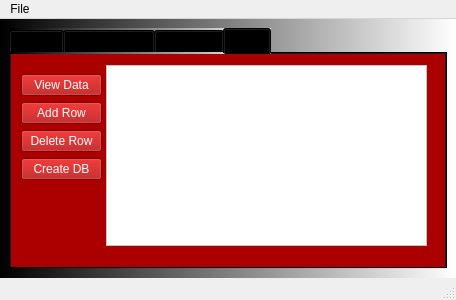
<?xml version="1.0" encoding="UTF-8"?>
<ui version="4.0">
 <class>MainWindow</class>
 <widget class="QMainWindow" name="MainWindow">
  <property name="geometry">
   <rect>
    <x>0</x>
    <y>0</y>
    <width>456</width>
    <height>300</height>
   </rect>
  </property>
  <property name="windowTitle">
   <string>MainWindow</string>
  </property>
  <widget class="QWidget" name="centralwidget">
   <property name="styleSheet">
    <string notr="true">background-color: qlineargradient(spread:pad, x1:0, y1:0, x2:1, y2:0, stop:0 rgba(0, 0, 0, 255), stop:1 rgba(255, 255, 255, 255));</string>
   </property>
   <layout class="QVBoxLayout" name="verticalLayout">
    <item>
     <widget class="QTabWidget" name="tabWidget">
      <property name="styleSheet">
       <string notr="true">background-color: qlineargradient(spread:pad, x1:0, y1:0, x2:1, y2:0, stop:0 rgba(0, 0, 0, 255), stop:1 rgba(255, 255, 255, 255));


QPushButton{
color: rgb(255, 255, 255);
}</string>
      </property>
      <property name="currentIndex">
       <number>3</number>
      </property>
      <widget class="QWidget" name="tab">
       <property name="styleSheet">
        <string notr="true">QWidget{
background-color: rgb(0, 0, 255);
}

QPushButton{
background-color: rgb(255, 255, 255);
}

QPushButton#pushButton_set_label{
background-color: rgb(255, 0, 255);
}
</string>
       </property>
       <attribute name="title">
        <string>Label</string>
       </attribute>
       <widget class="QWidget" name="verticalLayoutWidget">
        <property name="geometry">
         <rect>
          <x>10</x>
          <y>0</y>
          <width>411</width>
          <height>201</height>
         </rect>
        </property>
        <layout class="QVBoxLayout" name="verticalLayout_2">
         <item>
          <widget class="QLabel" name="label">
           <property name="font">
            <font>
             <pointsize>18</pointsize>
            </font>
           </property>
           <property name="text">
            <string>TextLabel</string>
           </property>
           <property name="alignment">
            <set>Qt::AlignCenter</set>
           </property>
          </widget>
         </item>
         <item>
          <layout class="QHBoxLayout" name="horizontalLayout">
           <item>
            <widget class="QPushButton" name="pushButton_clear">
             <property name="text">
              <string>Clear label</string>
             </property>
            </widget>
           </item>
           <item>
            <widget class="QPushButton" name="pushButton_set_label">
             <property name="text">
              <string>Set label</string>
             </property>
            </widget>
           </item>
          </layout>
         </item>
        </layout>
       </widget>
      </widget>
      <widget class="QWidget" name="tab_2">
       <property name="autoFillBackground">
        <bool>false</bool>
       </property>
       <attribute name="title">
        <string>Conversions</string>
       </attribute>
       <widget class="QPushButton" name="pushButton_convert">
        <property name="geometry">
         <rect>
          <x>350</x>
          <y>180</y>
          <width>75</width>
          <height>23</height>
         </rect>
        </property>
        <property name="styleSheet">
         <string notr="true">background-color: rgb(0, 170, 255);</string>
        </property>
        <property name="text">
         <string>Convert</string>
        </property>
       </widget>
       <widget class="QGroupBox" name="groupBox">
        <property name="geometry">
         <rect>
          <x>10</x>
          <y>100</y>
          <width>321</width>
          <height>101</height>
         </rect>
        </property>
        <property name="styleSheet">
         <string notr="true">background-color: rgb(255, 255, 255);</string>
        </property>
        <property name="title">
         <string>UI and PY conversions</string>
        </property>
        <widget class="QWidget" name="horizontalLayoutWidget">
         <property name="geometry">
          <rect>
           <x>0</x>
           <y>50</y>
           <width>321</width>
           <height>51</height>
          </rect>
         </property>
         <layout class="QHBoxLayout" name="horizontalLayout_2">
          <item>
           <widget class="QLabel" name="label_convert">
            <property name="text">
             <string>&lt;click radio button&gt;</string>
            </property>
           </widget>
          </item>
          <item>
           <widget class="QLineEdit" name="lineEdit"/>
          </item>
          <item>
           <widget class="QToolButton" name="toolButton">
            <property name="text">
             <string>...</string>
            </property>
           </widget>
          </item>
         </layout>
        </widget>
        <widget class="QRadioButton" name="radioButton_ui">
         <property name="geometry">
          <rect>
           <x>10</x>
           <y>20</y>
           <width>82</width>
           <height>17</height>
          </rect>
         </property>
         <property name="text">
          <string>UI to PY</string>
         </property>
        </widget>
        <widget class="QRadioButton" name="radioButton_exe">
         <property name="geometry">
          <rect>
           <x>120</x>
           <y>20</y>
           <width>82</width>
           <height>17</height>
          </rect>
         </property>
         <property name="text">
          <string>PY to EXE</string>
         </property>
        </widget>
       </widget>
      </widget>
      <widget class="QWidget" name="tab_3_network">
       <property name="styleSheet">
        <string notr="true"/>
       </property>
       <attribute name="title">
        <string>Network</string>
       </attribute>
       <widget class="QGroupBox" name="groupBox_2_client1">
        <property name="geometry">
         <rect>
          <x>10</x>
          <y>10</y>
          <width>121</width>
          <height>191</height>
         </rect>
        </property>
        <property name="styleSheet">
         <string notr="true">background-color: rgb(255, 255, 255);</string>
        </property>
        <property name="title">
         <string>TCP Client</string>
        </property>
        <widget class="QWidget" name="verticalLayoutWidget_2">
         <property name="geometry">
          <rect>
           <x>10</x>
           <y>19</y>
           <width>101</width>
           <height>161</height>
          </rect>
         </property>
         <layout class="QVBoxLayout" name="verticalLayout_4">
          <item>
           <widget class="QTextEdit" name="textEdit_client1"/>
          </item>
          <item>
           <widget class="QLineEdit" name="lineEdit_client1"/>
          </item>
          <item>
           <widget class="QPushButton" name="pushButton_client1_send">
            <property name="styleSheet">
             <string notr="true">background-color: rgb(255, 0, 0);
color: rgb(255, 255, 255);
</string>
            </property>
            <property name="text">
             <string>Connect to Server</string>
            </property>
           </widget>
          </item>
         </layout>
        </widget>
       </widget>
       <widget class="QGroupBox" name="groupBox_3_client2">
        <property name="geometry">
         <rect>
          <x>140</x>
          <y>10</y>
          <width>121</width>
          <height>191</height>
         </rect>
        </property>
        <property name="styleSheet">
         <string notr="true">background-color: rgb(255, 255, 255);</string>
        </property>
        <property name="title">
         <string>TCP Client</string>
        </property>
        <widget class="QWidget" name="verticalLayoutWidget_3">
         <property name="geometry">
          <rect>
           <x>10</x>
           <y>19</y>
           <width>101</width>
           <height>161</height>
          </rect>
         </property>
         <layout class="QVBoxLayout" name="verticalLayout_5">
          <item>
           <widget class="QTextEdit" name="textEdit_client2"/>
          </item>
          <item>
           <widget class="QLineEdit" name="lineEdit_client2"/>
          </item>
          <item>
           <widget class="QPushButton" name="pushButton_client2_send">
            <property name="styleSheet">
             <string notr="true">background-color: rgb(0, 0, 255);
color: rgb(255, 255, 255);</string>
            </property>
            <property name="text">
             <string>Connect to Server</string>
            </property>
           </widget>
          </item>
         </layout>
        </widget>
       </widget>
       <widget class="QGroupBox" name="groupBox_4_server">
        <property name="geometry">
         <rect>
          <x>270</x>
          <y>100</y>
          <width>61</width>
          <height>101</height>
         </rect>
        </property>
        <property name="styleSheet">
         <string notr="true">background-color: qlineargradient(spread:pad, x1:0, y1:0, x2:1, y2:0, stop:0 rgba(255, 178, 102, 255), stop:0.55 rgba(235, 148, 61, 255), stop:0.98 rgba(0, 0, 0, 255), stop:1 rgba(0, 0, 0, 0));</string>
        </property>
        <property name="title">
         <string>Server</string>
        </property>
        <widget class="QLabel" name="label_2">
         <property name="geometry">
          <rect>
           <x>10</x>
           <y>20</y>
           <width>47</width>
           <height>13</height>
          </rect>
         </property>
         <property name="text">
          <string>Port:</string>
         </property>
        </widget>
        <widget class="QLineEdit" name="lineEdit_4_port_number">
         <property name="geometry">
          <rect>
           <x>10</x>
           <y>40</y>
           <width>41</width>
           <height>20</height>
          </rect>
         </property>
         <property name="styleSheet">
          <string notr="true">background-color: rgb(255, 255, 255);</string>
         </property>
         <property name="text">
          <string>12345</string>
         </property>
        </widget>
        <widget class="QPushButton" name="pushButton_3_start">
         <property name="geometry">
          <rect>
           <x>10</x>
           <y>70</y>
           <width>41</width>
           <height>23</height>
          </rect>
         </property>
         <property name="styleSheet">
          <string notr="true">background-color: rgb(0, 0, 0);
color: rgb(255, 255, 255);
</string>
         </property>
         <property name="text">
          <string>Start</string>
         </property>
        </widget>
       </widget>
      </widget>
      <widget class="QWidget" name="tab_4_SQL">
       <property name="styleSheet">
        <string notr="true">QWidget{
background-color: rgb(170, 0, 0);
}

QPushButton{
color: rgb(255, 255, 255);
}
</string>
       </property>
       <attribute name="title">
        <string>SQL</string>
       </attribute>
       <widget class="QTableView" name="tableView">
        <property name="geometry">
         <rect>
          <x>95</x>
          <y>11</y>
          <width>321</width>
          <height>181</height>
         </rect>
        </property>
        <property name="styleSheet">
         <string notr="true">background-color: rgb(255, 255, 255);</string>
        </property>
       </widget>
       <widget class="QWidget" name="verticalLayoutWidget_4">
        <property name="geometry">
         <rect>
          <x>10</x>
          <y>20</y>
          <width>81</width>
          <height>171</height>
         </rect>
        </property>
        <layout class="QVBoxLayout" name="verticalLayout_3">
         <item>
          <widget class="QPushButton" name="button_SQL_view_data">
           <property name="text">
            <string>View Data</string>
           </property>
          </widget>
         </item>
         <item>
          <widget class="QPushButton" name="button_SQL_add">
           <property name="text">
            <string>Add Row</string>
           </property>
          </widget>
         </item>
         <item>
          <widget class="QPushButton" name="button_SQL_delete">
           <property name="text">
            <string>Delete Row</string>
           </property>
          </widget>
         </item>
         <item>
          <widget class="QPushButton" name="button_SQL_create_db">
           <property name="text">
            <string>Create DB</string>
           </property>
          </widget>
         </item>
         <item>
          <spacer name="verticalSpacer">
           <property name="orientation">
            <enum>Qt::Vertical</enum>
           </property>
           <property name="sizeHint" stdset="0">
            <size>
             <width>20</width>
             <height>40</height>
            </size>
           </property>
          </spacer>
         </item>
        </layout>
       </widget>
      </widget>
     </widget>
    </item>
   </layout>
  </widget>
  <widget class="QMenuBar" name="menubar">
   <property name="geometry">
    <rect>
     <x>0</x>
     <y>0</y>
     <width>456</width>
     <height>21</height>
    </rect>
   </property>
   <widget class="QMenu" name="menuFile">
    <property name="title">
     <string>File</string>
    </property>
    <addaction name="actionNew"/>
    <addaction name="separator"/>
    <addaction name="actionExit"/>
   </widget>
   <addaction name="menuFile"/>
  </widget>
  <widget class="QStatusBar" name="statusbar">
   <property name="statusTip">
    <string>Statusbar</string>
   </property>
  </widget>
  <action name="actionNew">
   <property name="icon">
    <iconset>
     <normaloff>../icons/new_icon.png</normaloff>../icons/new_icon.png</iconset>
   </property>
   <property name="text">
    <string>New</string>
   </property>
   <property name="statusTip">
    <string>New File</string>
   </property>
  </action>
  <action name="actionExit">
   <property name="icon">
    <iconset>
     <normaloff>../icons/exit_icon.png</normaloff>../icons/exit_icon.png</iconset>
   </property>
   <property name="text">
    <string>Exit</string>
   </property>
  </action>
 </widget>
 <resources/>
 <connections/>
 <slots>
  <slot>slot1()</slot>
 </slots>
</ui>
